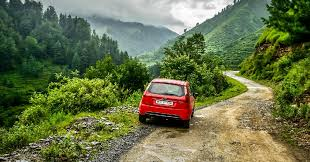
#> input picture Car_&_Pedestrian_Tracker_Not_from_kaggle/Car_Image.jfif, 310 x 162 px
$ python car_and_pedestrian_tracker_image.py
#> lines starting #> are read from the running program, lines starting #| are printed output that depends on the picture; after the words box and inside, x2 and y2 are one past the last pixel; in counts of white or black regions, pixels touching at a corner belong together
# Image only version

import cv2
# Image to test on
img_file = 'Car_Image.jfif'

# pre-trained car classifier
classifier_file = 'car_detector.xml'


# Create opencv image
img = cv2.imread(img_file)
#> img is the input picture: shape (162, 310, 3); mean B, G, R 73.7, 112.2, 102.7

# Create car classifier
# cascade cause we are using harr cascade algorithm
car_tracker = cv2.CascadeClassifier(classifier_file)

# convert to grayscale (needed for haar cascade)
black_n_white = cv2.cvtColor(img, cv2.COLOR_BGR2GRAY)
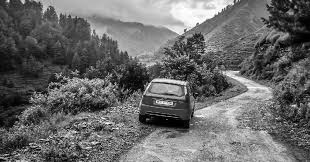
#> black_n_white: shape (162, 310); min 0, max 255, mean 105


# detect cars
cars = car_tracker.detectMultiScale(black_n_white)
#> cars = [[120, 55, 95, 95]]

# Draw rectangles around the cars
# car1 = cars[0]
for (x, y, w, h) in cars :
    cv2.rectangle(img,(x,y),(x+w, y+h), (0, 0, 255), 2)
#> this loop made 1 pass
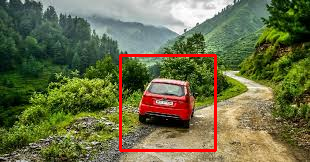
#> img: shape (162, 310, 3); 2.26% of pixels changed, all inside (x1, y1, x2, y2) = (119, 54, 217, 152)

# Display the image with car spotted
cv2.imshow("Car Detector", img)

# Don't autoclose
cv2.waitKey()

#
print("Code Completed")

$ run again, with Car_&_Pedestrian_Tracker_Not_from_kaggle/Car-dataset-taken-by-Brad-Philip-and-Paul-Updike-California-Institute-of-Technology-It.png saved as Car_&_Pedestrian_Tracker_Not_from_kaggle/Car_Image.jfif
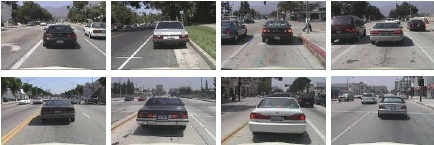
#> input picture Car_&_Pedestrian_Tracker_Not_from_kaggle/Car-dataset-taken-by-Brad-Philip-and-Paul-Updike-California-Institute-of-Technology-It.png, 434 x 145 px
#> img is the input picture: shape (145, 434, 3); mean B, G, R 131.2, 131, 132.4
#> `black_n_white = cv2.cvtColor(img, cv2.COLOR_BGR2GRAY)`:
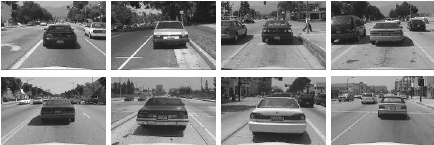
#> black_n_white: shape (145, 434); min 9, max 255, mean 131.4
#> cars = [[266, 90, 45, 45], [30, 5, 60, 60], [142, 14, 48, 48], [361, 79, 60, 60], [361, 4, 61, 61], [251, 5, 58, 58], [238, 84, 53, 53], [117, 5, 66, 66], [22, 81, 62, 62]]
#> the loop `for (x, y, w, h) in cars :` made 9 passes
#> after the loop `for (x, y, w, h) in cars :`:
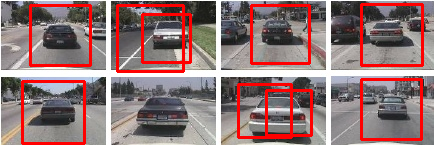
#> img: shape (145, 434, 3); 9.63% of pixels changed, all inside (x1, y1, x2, y2) = (21, 3, 424, 145)
